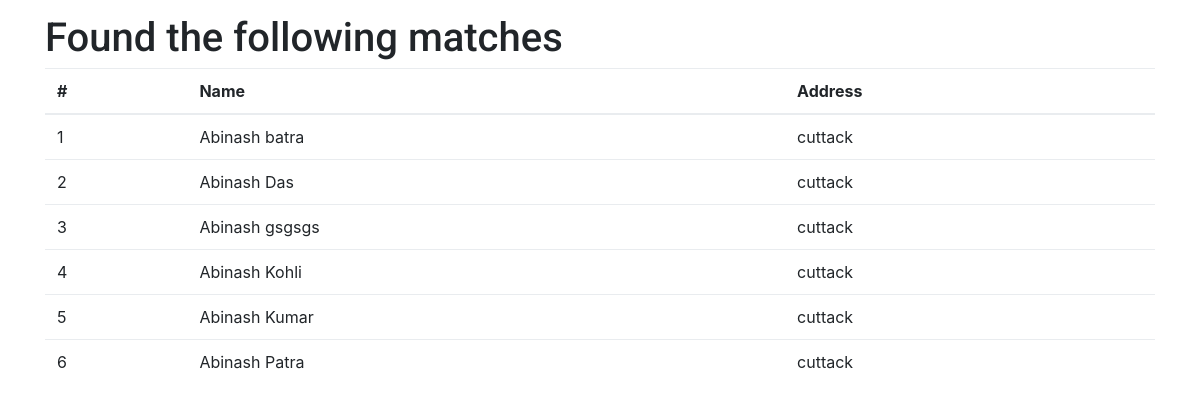
The page /suggestion.php?address=cuttack on the database as committed earlier.
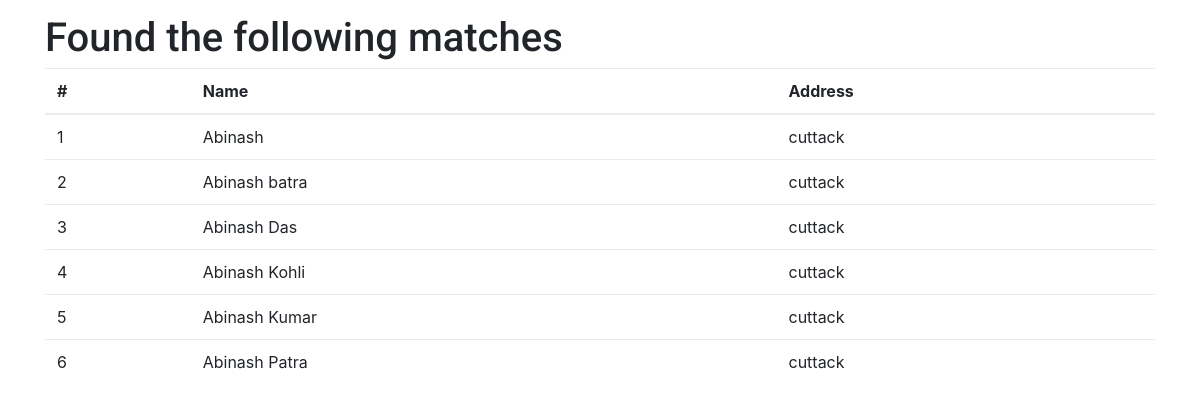
The same page on the database as committed later.
### tables this page shows
CREATE TABLE `user_info` (
  `name` varchar(30) NOT NULL,
  `email` varchar(255) NOT NULL,
  `address` varchar(255) NOT NULL
);

### suggestion.php (the view, shortened to what this page needs)
<html>
<head>
<link rel="stylesheet" type="text/css" href="css\bootstrap.min.css">
</head>
<body>
<div class="container">
<?php
require "conn.php";
if(isset($_GET['address'])){
	$name=$_GET['name'];
	$address=$_GET['address'];
	$query="SELECT * FROM user_info WHERE address='$address' AND name!='$name'";
	$result=mysqli_query($conn,$query);
	$num_rows=mysqli_num_rows($result);
		if(!$num_rows){
		echo"<h1 class='mt-3'>Could not find any match based on your location</h1>";
	}else{
		$i=0;
		echo"<h1 class='mt-3'>Found the following matches</h1>";
		echo"<table class='table'>";
		echo"<thead>";
		echo"<tr>";
		echo"<th>#</th>";
		echo"<th>Name</th>";
		echo"<th>Address</th>";
		echo"</tr>";
		echo"</thead>";
		while($row=mysqli_fetch_assoc($result)){
			$i+=1;
			echo"<tr>";
			echo"<td>".$i."</td>";
			echo"<td>".$row['name']."</td>";
			echo"<td>".$row['address']."</td>";
			echo"</tr>";
		}
		echo"</table>";
	}
}
?>
</div>
</body>
</html>

### suggestion.php (style rules this page uses)
h1 { font-family: 'Roboto', sans-serif; }

Rows that differ between the two databases and show on the page:
removed user_info: name "Abinash gsgsgs", address "cuttack"
added user_info: name "Abinash", address "cuttack"
